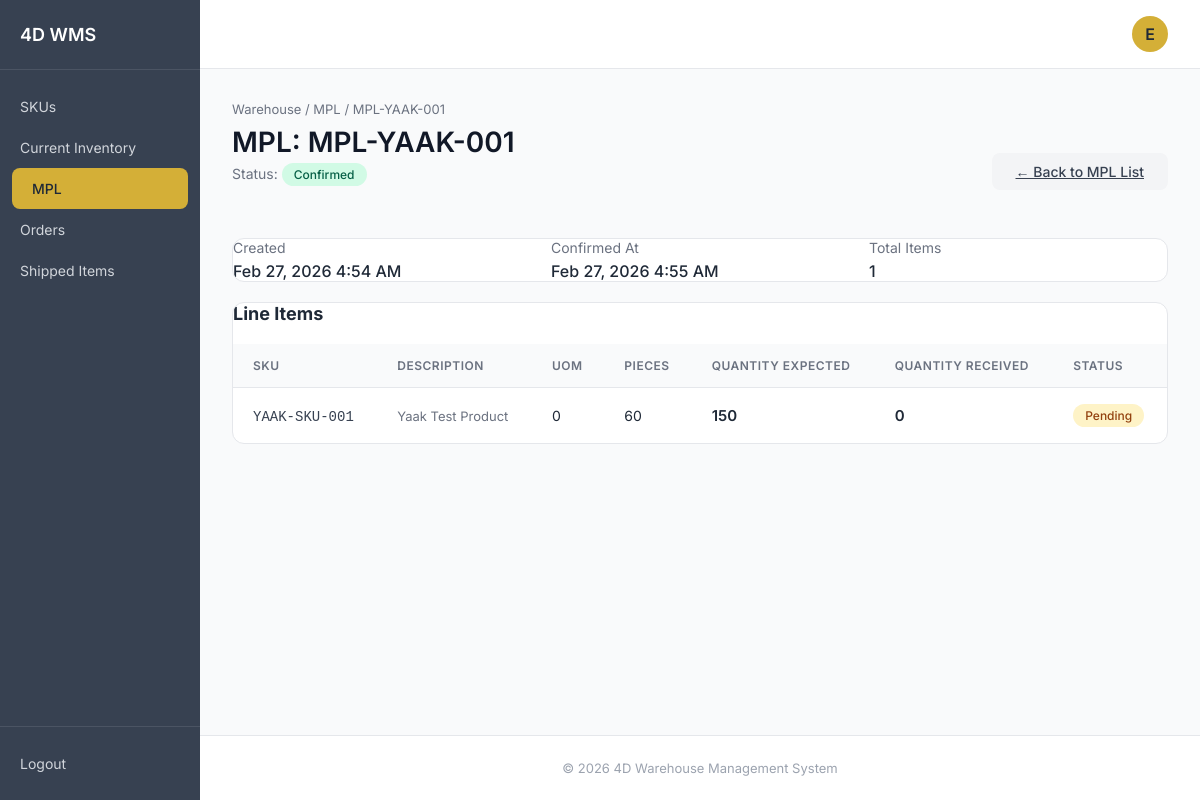
The app's page /mpl-items.php?mpl_id=23 (signed in) with its own data.
### tables this page shows
CREATE TABLE `packing_list` (
  `id` int(11) NOT NULL,
  `mpl_number` varchar(100) NOT NULL,
  `status` enum('pending','confirmed','cancelled') DEFAULT 'pending',
  `created_at` timestamp NOT NULL DEFAULT CURRENT_TIMESTAMP,
  `confirmed_at` timestamp NULL DEFAULT NULL,
  `confirmed_by_user_id` int(11) DEFAULT NULL
);

CREATE TABLE `packing_list_items` (
  `id` int(11) NOT NULL,
  `mpl_id` int(11) NOT NULL,
  `sku` varchar(50) NOT NULL,
  `quantity_expected` int(11) NOT NULL,
  `quantity_received` int(11) DEFAULT '0',
  `status` enum('pending','received','partial') DEFAULT 'pending',
  `created_at` timestamp NOT NULL DEFAULT CURRENT_TIMESTAMP
);

CREATE TABLE `sku` (
  `id` int(11) NOT NULL,
  `ficha` int(11) DEFAULT NULL,
  `sku` varchar(50) NOT NULL,
  `description` text,
  `uom` varchar(20) DEFAULT NULL,
  `pieces` int(11) DEFAULT NULL,
  `length` varchar(50) DEFAULT NULL,
  `width` varchar(50) DEFAULT NULL,
  `height` varchar(50) DEFAULT NULL,
  `weight` decimal(10,2) DEFAULT NULL
);

### mpl-items.php (the view, shortened to what this page needs)
<?php
require_once 'db_connect.php';
$username = $_SESSION['username'] ?? 'U';
$mpl_id = isset($_GET['mpl_id']) ? (int)$_GET['mpl_id'] : 0;
$mpl_result = $mysqli->query("SELECT * FROM packing_list WHERE id = $mpl_id");
$mpl = $mpl_result ? $mpl_result->fetch_assoc() : null;
$has_sku_id = false;
if ($has_sku_id) {
    $items_result = $mysqli->query("
        SELECT pli.*, s.sku, s.description, s.uom, s.pieces
        FROM packing_list_items pli
        JOIN sku s ON pli.sku_id = s.id
        WHERE pli.mpl_id = $mpl_id
        ORDER BY pli.id ASC
    ");
} else {
    $items_result = $mysqli->query("
        SELECT pli.*, s.description, s.uom, s.pieces
        FROM packing_list_items pli
        LEFT JOIN sku s ON pli.sku = s.sku
        WHERE pli.mpl_id = $mpl_id
        ORDER BY pli.id ASC
    ");
}
$items = $items_result ? $items_result->fetch_all(MYSQLI_ASSOC) : [];
?>
<!DOCTYPE html>
<html lang="en">
<head>
    <link rel="stylesheet" href="styles.css">
</head>
<body>
    <div class="sidebar">
        <div class="logo">4D WMS</div>
        <nav class="nav">
            <a href="index.php" class="nav-item"><p>SKUs</p></a>
            <a href="inventory.php" class="nav-item"><p>Current Inventory</p></a>
            <a href="mpl.php" class="nav-item active"><p>MPL</p></a>
            <a href="orders.php" class="nav-item"><p>Orders</p></a>
            <a href="shipped.php" class="nav-item"><p>Shipped Items</p></a>
        </nav>
        <div class="logout">
            <a href="logout.php" class="logout-btn">
                <p>Logout</p>
            </a>
        </div>
    </div>
    <div class="main-content">
        <header class="header">
            <div class="header-right">
                <div class="user-avatar"><?= strtoupper(substr($username, 0, 1)) ?></div>
            </div>
        </header>
        <main class="content">
            <div class="breadcrumb">
                <a href="mpl.php" style="color: #6B7280; text-decoration: none;">Warehouse / MPL</a>
                / <?= htmlspecialchars($mpl['mpl_number']) ?>
            </div>
            <div style="display: flex; justify-content: space-between; align-items: center; margin-bottom: 20px;">
                <div>
                    <h1 class="page-title">MPL: <?= htmlspecialchars($mpl['mpl_number']) ?></h1>
                    <p class="page-subtitle">
                        Status: <span class="status-badge <?= $mpl['status'] === 'confirmed' ? 'badge-in-stock' : 'badge-low' ?>">
                            <?= ucfirst($mpl['status']) ?>
                        </span>
                    </p>
                </div>
                <a href="mpl.php" class="btn-secondary">← Back to MPL List</a>
            </div>
            <div class="card" style="margin-bottom: 20px;">
                <div style="display: grid; grid-template-columns: repeat(3, 1fr); gap: 20px;">
                    <div>
                        <div style="color: #6B7280; font-size: 14px; margin-bottom: 5px;">Created</div>
                        <div style="font-weight: 500;"><?= date('M d, Y g:i A', strtotime($mpl['created_at'])) ?></div>
                    </div>
                    <div>
                        <div style="color: #6B7280; font-size: 14px; margin-bottom: 5px;">Confirmed At</div>
                        <div style="font-weight: 500;"><?= $mpl['confirmed_at'] ? date('M d, Y g:i A', strtotime($mpl['confirmed_at'])) : '—' ?></div>
                    </div>
                    <div>
                        <div style="color: #6B7280; font-size: 14px; margin-bottom: 5px;">Total Items</div>
                        <div style="font-weight: 500;"><?= count($items) ?></div>
                    </div>
                </div>
            </div>
            <div class="card">
                <h3 style="margin: 0 0 20px 0; font-size: 18px;">Line Items</h3>
                <table class="table">
                    <thead>
                        <tr>
                            <th>SKU</th>
                            <th>Description</th>
                            <th>UOM</th>
                            <th>Pieces</th>
                            <th>Quantity Expected</th>
                            <th>Quantity Received</th>
                            <th>Status</th>
                        </tr>
                    </thead>
                    <tbody>
                        <?php if (empty($items)): ?>
                        <tr>
                            <td colspan="7" style="text-align:center; padding: 40px; color: #9CA3AF;">
                                No items found for this MPL
                            </td>
                        </tr>
                        <?php else: ?>
                        <?php foreach ($items as $item): ?>
                        <tr>
                            <td><span class="sku-id"><?= htmlspecialchars($item['sku']) ?></span></td>
                            <td><span class="description"><?= htmlspecialchars($item['description'] ?? '—') ?></span></td>
                            <td><?= htmlspecialchars($item['uom'] ?? '—') ?></td>
                            <td><?= htmlspecialchars($item['pieces'] ?? '—') ?></td>
                            <td><span class="qty"><?= number_format($item['quantity_expected']) ?></span></td>
                            <td><span class="qty"><?= number_format($item['quantity_received']) ?></span></td>
                            <td>
                                <span class="status-badge <?= $item['status'] === 'received' ? 'badge-in-stock' : 'badge-low' ?>">
                                    <?= ucfirst($item['status']) ?>
                                </span>
                            </td>
                        </tr>
                        <?php endforeach; ?>
                        <?php endif; ?>
                    </tbody>
                </table>
            </div>
        </main>
        <footer class="footer">© 2026 4D Warehouse Management System</footer>
    </div>
</body>
</html>

### styles.css (style rules this page uses)
html { --bg: #F9FAFB; --sidebarbg: #374151; --white: #FFFFFF; --white2: #D1D5DB; --bluegray: #374151; --darkblue: #1F2937; --yellow: #D4AF37; }
* { margin: 0; padding: 0; box-sizing: border-box; }
body { font-family: 'Inter', sans-serif; background: var(--bg); color: var(--darkblue); display: flex; min-height: 100vh; }
.sidebar { width: 200px; background: var(--sidebarbg); color: var(--white); padding: 0; display: flex; flex-direction: column; position: fixed; height: 100vh; overflow-y: auto; }
.logo { padding: 24px 20px; font-size: 18px; font-weight: 600; border-bottom: 1px solid rgba(255, 255, 255, 0.1); }
.nav { flex: 1; padding: 16px 0; }
.nav-item { display: flex; align-items: center; gap: 12px; padding: 12px 20px; color: var(--white2); text-decoration: none; font-size: 14px; transition: all 0.2s; cursor: pointer; }
.nav-item.active { background: var(--yellow); color: var(--darkblue); font-weight: 500; border-radius: 8px; margin: 0 12px; }
.logout { padding: 20px; border-top: 1px solid rgba(255, 255, 255, 0.1); }
.logout-btn { display: flex; align-items: center; gap: 8px; color: var(--white2); text-decoration: none; font-size: 14px; padding: 8px 0; }
.main-content { margin-left: 200px; flex: 1; display: flex; flex-direction: column; }
.header { background: var(--white); padding: 16px 32px; display: flex; justify-content: space-between; align-items: center; border-bottom: 1px solid #E5E7EB; }
.header-right { display: flex; align-items: center; gap: 16px; }
.user-avatar { width: 36px; height: 36px; border-radius: 50%; background: var(--yellow); display: flex; align-items: center; justify-content: center; font-weight: 600; color: var(--darkblue); }
.content { padding: 32px; flex: 1; }
.breadcrumb { font-size: 13px; color: #6B7280; margin-bottom: 8px; }
.page-title { font-size: 28px; font-weight: 600; color: #111827; margin-bottom: 4px; }
.page-subtitle { font-size: 14px; color: #6B7280; margin-bottom: 32px; }
.card { background: #FFFFFF; border-radius: 12px; border: 1px solid #E5E7EB; overflow: hidden; }
.table { width: 100%; border-collapse: collapse; }
.table thead { background: #F9FAFB; }
.table th { padding: 14px 20px; text-align: left; font-size: 12px; font-weight: 600; color: #6B7280; text-transform: uppercase; letter-spacing: 0.5px; border-bottom: 1px solid #E5E7EB; }
.table td { padding: 16px 20px; font-size: 14px; color: #1F2937; border-bottom: 1px solid #F3F4F6; }
.table tbody tr:last-child td { border-bottom: none; }
.sku-id { font-family: 'Courier New', monospace; font-weight: 500; color: #374151; }
.description { color: #6B7280; font-size: 13px; max-width: 400px; }
.footer { text-align: center; padding: 24px; color: #9CA3AF; font-size: 13px; border-top: 1px solid #E5E7EB; background: #FFFFFF; }
.btn-secondary { padding: 10px 24px; background: #F3F4F6; color: #374151; border: none; border-radius: 8px; font-size: 14px; font-weight: 500; cursor: pointer; }
.status-badge { display: inline-block; padding: 4px 12px; border-radius: 12px; font-size: 12px; font-weight: 500; }
.badge-in-stock { background: #D1FAE5; color: #065F46; }
.badge-low { background: #FEF3C7; color: #92400E; }
.qty { font-weight: 600; font-size: 15px; }

### records on screen
packing_list: mpl_number "MPL-YAAK-001", status "Confirmed", created_at "Feb 27, 2026 4:54 AM", confirmed_at "Feb 27, 2026 4:55 AM"
packing_list_items: sku "YAAK-SKU-001", sku.description "Yaak Test Product", sku.uom "0", sku.pieces "60", quantity_expected "150", quantity_received "0", status "Pending"

### other values on screen
substr($username, 0, 1) "E"
count($items) "1"
